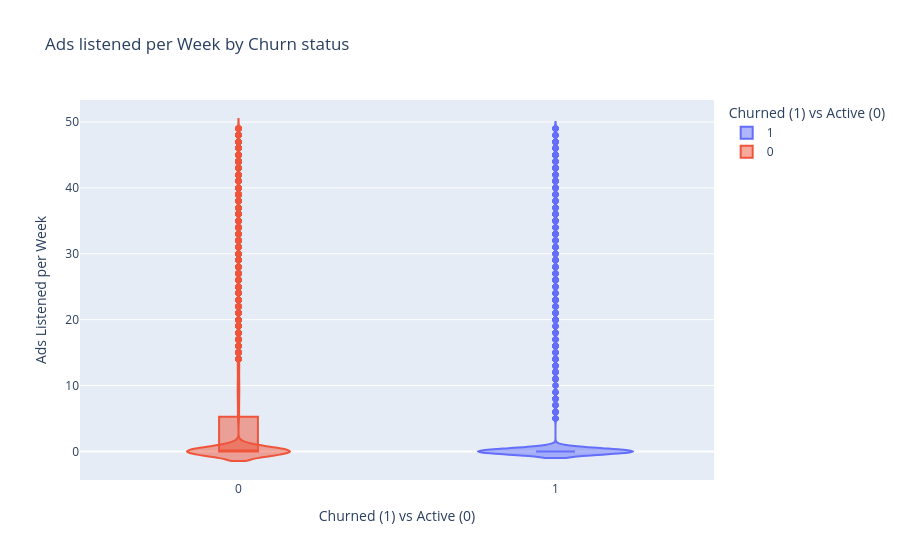

Notebook source saved alongside this figure:
### Markdown cell above
#### ADS LISTENED PER WEEK VS CHURN :

### Code cell
px.violin(df, x = "is_churned", y = "ads_listened_per_week", box = True, color = "is_churned", 
          title = "Ads listened per Week by Churn status", 
          labels = {"is_churned":"Churned (1) vs Active (0)","ads_listened_per_week":"Ads Listened per Week"})

### Figure 1 — Plotly figure (JSON) as saved in the notebook; plotly's stock layout.template omitted (floating-point values rounded to 4 significant figures; data arrays with more than 128 entries replaced by an {"elided": "..."} marker saying what was removed)
{"data": [{"alignmentgroup": "True", "box": {"visible": true}, "hovertemplate": "Churned (1) vs Active (0)=%{x}<br>Ads Listened per Week=%{y}<extra></extra>", "legendgroup": "1", "marker": {"color": "#636efa"}, "name": "1", "offsetgroup": "1", "orientation": "v", "scalegroup": "True", "showlegend": true, "type": "violin", "x": {"elided": "2071 int values"}, "x0": " ", "xaxis": "x", "y": {"elided": "2071 int values"}, "y0": " ", "yaxis": "y"}, {"alignmentgroup": "True", "box": {"visible": true}, "hovertemplate": "Churned (1) vs Active (0)=%{x}<br>Ads Listened per Week=%{y}<extra></extra>", "legendgroup": "0", "marker": {"color": "#EF553B"}, "name": "0", "offsetgroup": "0", "orientation": "v", "scalegroup": "True", "showlegend": true, "type": "violin", "x": {"elided": "5929 int values"}, "x0": " ", "xaxis": "x", "y": {"elided": "5929 int values"}, "y0": " ", "yaxis": "y"}], "layout": {"legend": {"title": {"text": "Churned (1) vs Active (0)"}, "tracegroupgap": 0}, "title": {"text": "Ads listened per Week by Churn status"}, "violinmode": "overlay", "xaxis": {"anchor": "y", "categoryarray": [1, 0], "categoryorder": "array", "domain": [0, 1], "title": {"text": "Churned (1) vs Active (0)"}}, "yaxis": {"anchor": "x", "domain": [0, 1], "title": {"text": "Ads Listened per Week"}}}}
